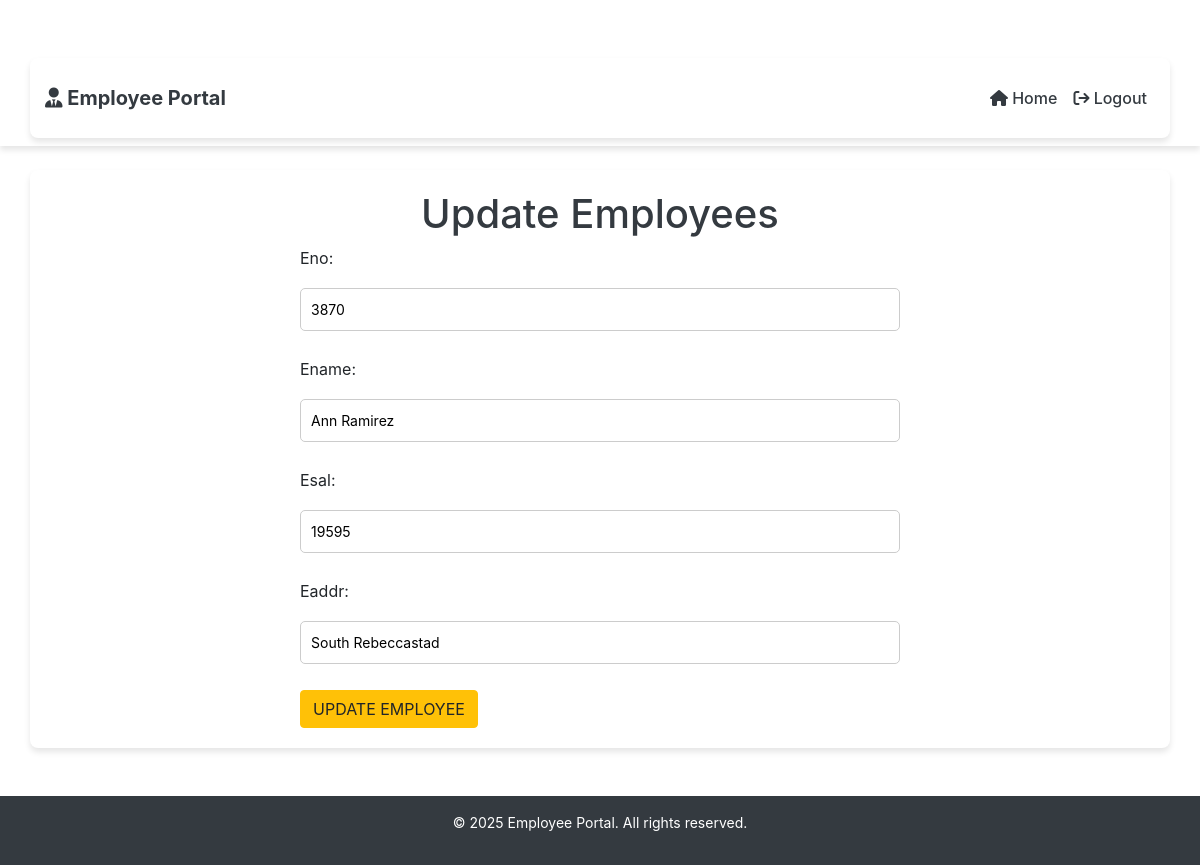
The app's page /update/2 (signed in) with its own data.
### testapp/models.py (models this page shows, shortened)
class Employee(models.Model):
    eno = models.IntegerField()
    ename = models.CharField(max_length=50)
    esal = models.IntegerField()
    eaddr = models.CharField(max_length=200)

### testapp/views.py (the view)
# urls.py: path('update/<int:id>', views.update_view, name='employee_update'),  # Update employee data
@login_required
def update_view(request, id):
    employee = Employee.objects.get(id=id)
    form = EmployeeForm(instance=employee)
    if request.method == "POST":
        form = EmployeeForm(request.POST, instance=employee)
        if form.is_valid():
            form.save()
        print(f"Employee with ID {id} updated.")
        return redirect('/')
    return render(request, 'testapp/update.html', {'form': form})

### testapp/forms.py
class EmployeeForm(forms.ModelForm):
    class Meta:
        model = Employee
        fields = '__all__'

### templates/testapp/update.html (shortened to what this page needs)
{% extends 'testapp/base.html' %}
{% block body_block %}
<h1>Update Employees</h1>
<form method="post">
    {{form.as_p}}
    <input type="submit" class="btn btn-warning" name="" value="Update Employee">
</form>
{% endblock %}

### static/css/style.css (style rules this page uses)
body { font-family: 'Arial', sans-serif; background-color: #f8f9fa; margin: 0; padding: 0; }
h1 { font-size: 24px; color: #343a40; text-align: center; margin-bottom: 20px; }
form { max-width: 600px; margin: 0 auto; }
input[type="text"], input[type="number"], input[type="email"], input[type="password"], textarea { width: 100%; padding: 10px; margin: 10px 0; border-radius: 5px; border: 1px solid #ccc; font-size: 14px; }
.btn { padding: 10px 15px; font-size: 14px; border-radius: 5px; text-transform: uppercase; font-weight: bold; transition: background-color 0.3s ease; }
.btn-warning { background-color: #ffc107; color: black; }

### records on screen
Employee: eno "3870", ename "Ann Ramirez", esal "19595", eaddr "South Rebeccastad"
